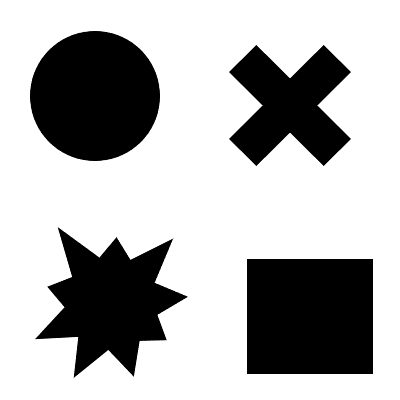
#> input picture Exercise 1/harrisshapes.png, 400 x 400 px
$ jupyter execute 1_harris.ipynb   (shell and % lines are left out)
#> lines starting #> are read from the running program, lines starting #| are printed output that depends on the picture; long printed decimals are rounded
[cell 1]
from matplotlib import pyplot as plt
from scipy.ndimage.interpolation import rotate
from scipy.ndimage.filters import gaussian_filter1d, gaussian_filter
import numpy as np
import cv2

Implement a function that performs non-maximum suppression. You can leave it for the end

[cell 2]
def nonmax_suppression(harris_resp, thr, halfwidth=2):
    # Outputs:
    # 1) cornersy: list with row coordinates of identified corner pixels.
    # 2) cornersx: list with respective column coordinates of identified corner pixels.
    # Elements from the two lists with the same index must correspond to the same corner.

    cornersy = []
    cornersx = []
    h, w = im.shape[:2]
    # TODO: perform non-maximum suppression

    for i in range(h-3):
        for j in range(w-3):
            h_local = harris_resp[np.ix_(np.arange(i, i+3), np.arange(j, j+3))]
            if ((h_local[1,1] >= thr) and (h_local[1,1] == np.amax(h_local))):
                cornersy.append(i+1)
                cornersx.append(j+1)

    return cornersy, cornersx

Implement the main part of the exercise

[cell 3]
# Define parameters
sigma_w = 2.0
sigma_d = 2.0
kappa = 0.04
rot_angle = 180
thresh = 800

# Read the image
im = cv2.imread('harrisshapes.png', 0)
#> im is the input picture: shape (400, 400); min 0, max 255, mean 178.6
im = im.astype('float')

# Rotation of the image
if rot_angle != 0:
    im = rotate(im, rot_angle)
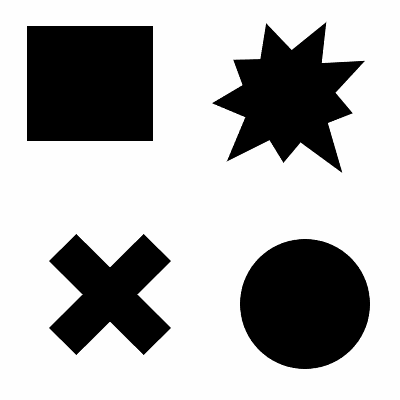
#> im: shape (400, 400) float64; min -2.47e-14, max 255, mean 178.6; drawn with min black and max white

# TODO: Implement Harris corners
# Useful functions: gaussian_filter1d, gaussian_filter

m, n = im.shape
#> m = 400; n = 400

H = np.zeros((m, n))

kernel_x = np.array([[-1, 0, 1],[-2, 0, 2],[-1, 0, 1]])
kernel_y = np.array([[1, 2, 1], [0, 0, 0], [-1, -2, -1]])

I_x = cv2.filter2D(im, -1, kernel_x)
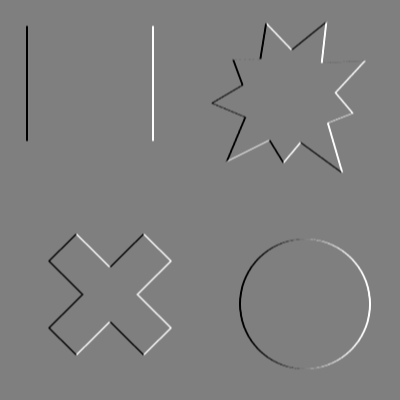
#> I_x: shape (400, 400) float64; min -1020, max 1020, mean 0; drawn with min black and max white
I_y = cv2.filter2D(im, -1, kernel_y)
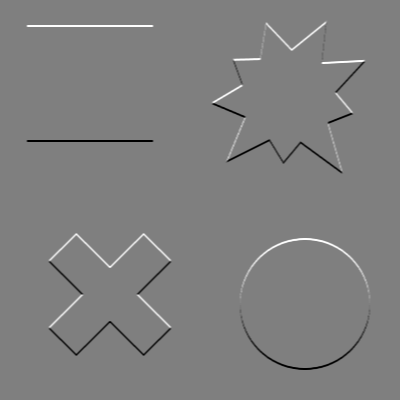
#> I_y: shape (400, 400) float64; min -1020, max 1020, mean 0; drawn with min black and max white

I_xI_x = gaussian_filter(I_x * I_x, sigma_w)
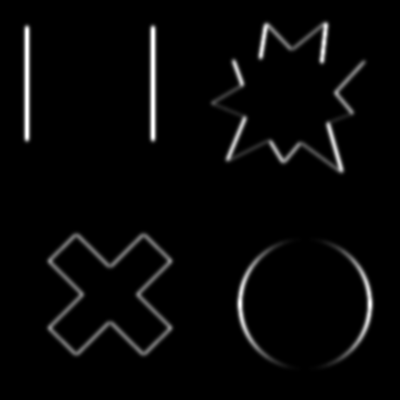
#> I_xI_x: shape (400, 400) float64; min 0, max 390681, mean 11445.4; drawn with min black and max white
I_xI_y = gaussian_filter(I_x * I_y, sigma_w)
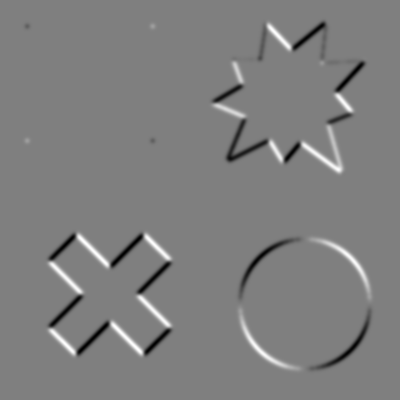
#> I_xI_y: shape (400, 400) float64; min -163647.7, max 163930.6, mean -261.5; drawn with min black and max white
I_yI_x = gaussian_filter(I_y * I_x, sigma_w)
I_yI_y = gaussian_filter(I_y * I_y, sigma_w)
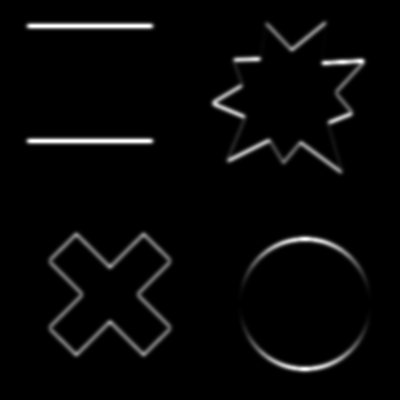
#> I_yI_y: shape (400, 400) float64; min 1.45e-93, max 390681, mean 11602.5; drawn with min black and max white

for i in range(m):

    for j in range(n):

        I_xx_loc = I_xI_x[(i, j)]
        I_xy_loc = I_xI_y[(i, j)]
        I_yx_loc = I_yI_x[(i, j)]
        I_yy_loc = I_yI_y[(i, j)]

        detA = I_xx_loc * I_yy_loc - I_xy_loc * I_yx_loc

        traceA = I_xx_loc + I_yy_loc

        H[i,j] = detA - kappa * traceA**2
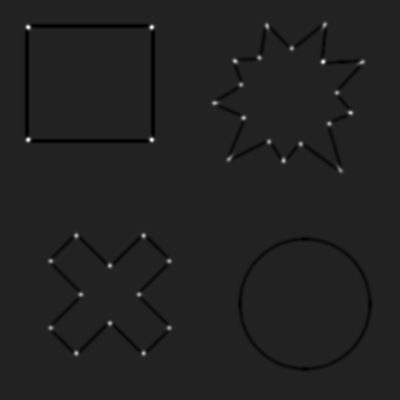
#> H: shape (400, 400) float64; min -6.11e+09, max 3.93e+10, mean -91087947; drawn with min black and max white

print(np.amax(H))
#| 39268113215.109
corn = nonmax_suppression(H,thresh,2)
#> after the loop in nonmax_suppression, `for i in range(h-3):`: cornersx = 36 values, max 362 at index 8, min 28 at index 2, mean 196.9; cornersy = 36 values from 24 to 353

Visualization of the results

[cell 4]
# Plotting of results
# No need to change it
plt.close("all")
plt.ion()
f, ax_arr = plt.subplots(1, 3, figsize=(18, 16))
ax_arr[0].set_title("Input Image")
ax_arr[1].set_title("Harris Response")
ax_arr[2].set_title("Detections")
ax_arr[0].imshow(im, cmap='gray')
ax_arr[1].imshow(H, cmap='gray')
ax_arr[2].imshow(im, cmap='gray')
ax_arr[2].scatter(x=corn[1], y=corn[0], c='r', s=10)
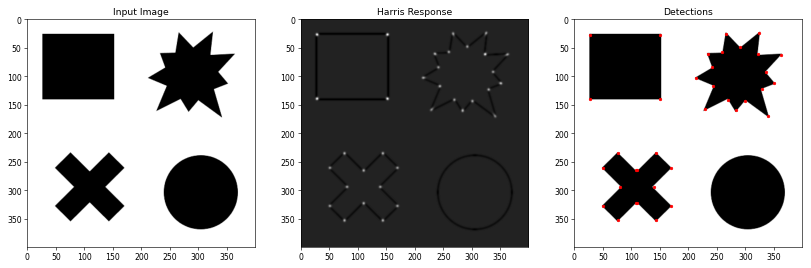
#> figure drawn by matplotlib, 3 panels
